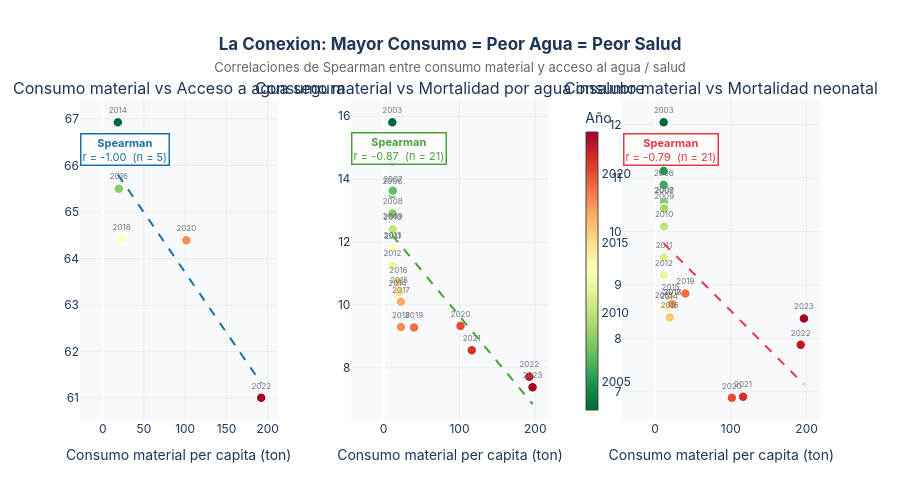

Notebook code cell kept with this figure:
### Markdown cell above
---
## Parte III — La Conexión: Consumo vs Agua vs Salud

Aquí está el corazón del análisis: las **correlaciones de Spearman** revelan que el crecimiento del consumo material no solo no mejora el acceso al agua — activamente lo deteriora, y ese deterioro tiene consecuencias en salud.

Las tres correlaciones más fuertes del sistema:
- **Consumo material ↔ Agua potable segura: r = −1.00** (5 puntos compartidos)
- **Consumo material ↔ Mortalidad por agua insalubre: r = −0.97** (21 puntos)
- **Consumo material ↔ Mortalidad neonatal: r = −0.92** (21 puntos)

### Code cell
# ══════════════════════════════════════════════════════════════════════════════
# FIGURA 4 — Scatter plots: Consumo material vs indicadores de agua y salud
# ══════════════════════════════════════════════════════════════════════════════

cmat  = get_serie('12.2.2.B')  # consumo material per capita
agua  = get_serie('6.1.1.A')   # agua potable segura
wash  = get_serie('3.9.2A')    # mortalidad por agua insalubre
neon  = get_serie('3.2.2')     # mortalidad neonatal
fertil = get_serie('12N.2.1')  # fertilizantes

def merge_indicadores(ind_a, ind_b):
    """Merge dos indicadores por periodo para scatter plot."""
    a = ind_a[['periodo','valor']].rename(columns={'valor':'x'})
    b = ind_b[['periodo','valor']].rename(columns={'valor':'y'})
    merged = a.merge(b, on='periodo')
    return merged

# Calcular correlación de Spearman para cada par
from scipy.stats import spearmanr

def corr_label(df_m):
    if len(df_m) < 3:
        return 'n/a'
    r, p = spearmanr(df_m['x'], df_m['y'])
    return 'r={:.2f} (n={})'.format(r, len(df_m))

fig_scatter = make_subplots(
    rows=1, cols=3,
    subplot_titles=[
        'Consumo material vs Acceso a agua segura',
        'Consumo material vs Mortalidad por agua insalubre',
        'Consumo material vs Mortalidad neonatal'
    ],
    horizontal_spacing=0.10
)

pares_scatter = [
    (cmat, agua,  'Agua potable segura (%)',       C_AGUA,    1),
    (cmat, wash,  'Mortalidad WASH (por 100k)',    C_SALUD,   2),
    (cmat, neon,  'Mortalidad neonatal (por 1k)',  C_ALERTA,  3),
]

for ind_a, ind_b, ylabel, color, col in pares_scatter:
    m = merge_indicadores(ind_a, ind_b)
    if len(m) == 0:
        continue
    r_val, p_val = spearmanr(m['x'], m['y']) if len(m) >= 3 else (0, 1)
    label_r = 'r = {:.2f}  (n = {})'.format(r_val, len(m))

    # Color de puntos por año
    fig_scatter.add_trace(go.Scatter(
        x=m['x'], y=m['y'],
        mode='markers+text',
        text=m['periodo'].astype(str),
        textposition='top center',
        textfont=dict(size=8, color='#6C757D'),
        marker=dict(
            size=10,
            color=m['periodo'],
            colorscale='RdYlGn_r',
            showscale=(col == 2),
            colorbar=dict(title='Año', x=0.67, thickness=12) if col == 2 else None,
            line=dict(width=1.5, color='white')
        ),
        name=ylabel,
        hovertemplate='<b>%{text}</b><br>Consumo: <b>%{x:.1f}</b> ton<br>'
                      + ylabel + ': <b>%{y:.2f}</b><extra></extra>',
        showlegend=False
    ), row=1, col=col)

    # Línea de tendencia
    if len(m) >= 3:
        coeffs = np.polyfit(m['x'], m['y'], 1)
        x_line = np.linspace(m['x'].min(), m['x'].max(), 50)
        y_line = np.polyval(coeffs, x_line)
        fig_scatter.add_trace(go.Scatter(
            x=x_line, y=y_line,
            mode='lines', line=dict(color=color, width=2, dash='dash'),
            showlegend=False, hoverinfo='skip'
        ), row=1, col=col)

    # Anotación con r
    fig_scatter.add_annotation(
        xref='x' + str(col) if col > 1 else 'x',
        yref='y' + str(col) if col > 1 else 'y',
        x=m['x'].min() + (m['x'].max() - m['x'].min()) * 0.05,
        y=m['y'].max() - (m['y'].max() - m['y'].min()) * 0.1,
        text='<b>Spearman</b><br>' + label_r,
        showarrow=False,
        font=dict(size=11, color=color),
        bgcolor='rgba(255,255,255,0.9)', bordercolor=color, borderwidth=1.5,
        row=1, col=col
    )

fig_scatter.update_xaxes(title_text='Consumo material per capita (ton)', showgrid=True, gridcolor='#E9ECEF')
fig_scatter.update_yaxes(showgrid=True, gridcolor='#E9ECEF')

fig_scatter.update_layout(
    title=dict(
        text='<b>La Conexion: Mayor Consumo = Peor Agua = Peor Salud</b><br>'
             '<span style="font-size:13px;color:#666;font-weight:normal">'
             'Correlaciones de Spearman entre consumo material y acceso al agua / salud</span>',
        x=0.5, xanchor='center'
    ),
    height=480, plot_bgcolor=C_FONDO, paper_bgcolor='white',
    font=dict(family='Inter, Arial, sans-serif', color=C_LINEA),
    margin=dict(t=100, b=60)
)
fig_scatter.show()

### Figure 1 — Plotly figure (JSON) as saved in the notebook; plotly's stock layout.template omitted (floating-point values rounded to 4 significant figures)
{"data": [{"hovertemplate": "<b>%{text}</b><br>Consumo: <b>%{x:.1f}</b> ton<br>Agua potable segura (%): <b>%{y:.2f}</b><extra></extra>", "marker": {"color": [2014, 2016, 2018, 2020, 2022], "colorscale": [[0.0, "rgb(0,104,55)"], [0.1, "rgb(26,152,80)"], [0.2, "rgb(102,189,99)"], [0.3, "rgb(166,217,106)"], [0.4, "rgb(217,239,139)"], [0.5, "rgb(255,255,191)"], [0.6, "rgb(254,224,139)"], [0.7, "rgb(253,174,97)"], [0.8, "rgb(244,109,67)"], [0.9, "rgb(215,48,39)"], [1.0, "rgb(165,0,38)"]], "line": {"color": "white", "width": 1.5}, "showscale": false, "size": 10}, "mode": "markers+text", "name": "Agua potable segura (%)", "showlegend": false, "text": ["2014", "2016", "2018", "2020", "2022"], "textfont": {"color": "#6C757D", "size": 8}, "textposition": "top center", "type": "scatter", "x": [18.35, 19.5, 22.94, 101.4, 192.2], "xaxis": "x", "y": [66.93, 65.5, 64.42, 64.39, 61.01], "yaxis": "y"}, {"hoverinfo": "skip", "line": {"color": "#1D6FA4", "dash": "dash", "width": 2}, "mode": "lines", "showlegend": false, "type": "scatter", "x": [18.35, 21.89, 25.44, 28.99, 32.54, 36.08, 39.63, 43.18, 46.73, 50.28, 53.82, 57.37, 60.92, 64.47, 68.01, 71.56, 75.11, 78.66, 82.21, 85.75, 89.3, 92.85, 96.4, 99.94, 103.5, 107.0, 110.6, 114.1, 117.7, 121.2, 124.8, 128.3, 131.9, 135.4, 139.0, 142.5, 146.1, 149.6, 153.2, 156.7, 160.3, 163.8, 167.4, 170.9, 174.4, 178.0, 181.5, 185.1, 188.6, 192.2], "xaxis": "x", "y": [65.81, 65.71, 65.62, 65.53, 65.44, 65.35, 65.26, 65.17, 65.07, 64.98, 64.89, 64.8, 64.71, 64.62, 64.53, 64.43, 64.34, 64.25, 64.16, 64.07, 63.98, 63.88, 63.79, 63.7, 63.61, 63.52, 63.43, 63.34, 63.24, 63.15, 63.06, 62.97, 62.88, 62.79, 62.7, 62.6, 62.51, 62.42, 62.33, 62.24, 62.15, 62.06, 61.96, 61.87, 61.78, 61.69, 61.6, 61.51, 61.41, 61.32], "yaxis": "y"}, {"hovertemplate": "<b>%{text}</b><br>Consumo: <b>%{x:.1f}</b> ton<br>Mortalidad WASH (por 100k): <b>%{y:.2f}</b><extra></extra>", "marker": {"color": [2003, 2004, 2005, 2006, 2007, 2008, 2009, 2010, 2011, 2012, 2013, 2014, 2015, 2016, 2017, 2018, 2019, 2020, 2021, 2022, 2023], "colorbar": {"thickness": 12, "title": {"text": "Año"}, "x": 0.67}, "colorscale": [[0.0, "rgb(0,104,55)"], [0.1, "rgb(26,152,80)"], [0.2, "rgb(102,189,99)"], [0.3, "rgb(166,217,106)"], [0.4, "rgb(217,239,139)"], [0.5, "rgb(255,255,191)"], [0.6, "rgb(254,224,139)"], [0.7, "rgb(253,174,97)"], [0.8, "rgb(244,109,67)"], [0.9, "rgb(215,48,39)"], [1.0, "rgb(165,0,38)"]], "line": {"color": "white", "width": 1.5}, "showscale": true, "size": 10}, "mode": "markers+text", "name": "Mortalidad WASH (por 100k)", "showlegend": false, "text": ["2003", "2004", "2005", "2006", "2007", "2008", "2009", "2010", "2011", "2012", "2013", "2014", "2015", "2016", "2017", "2018", "2019", "2020", "2021", "2022", "2023"], "textfont": {"color": "#6C757D", "size": 8}, "textposition": "top center", "type": "scatter", "x": [11.48, 12.04, 11.47, 11.52, 12.12, 11.97, 12.15, 12.01, 11.82, 11.66, 11.83, 18.35, 20.49, 19.5, 22.86, 22.94, 40.14, 101.4, 116.2, 192.2, 196.4], "xaxis": "x2", "y": [15.81, 14.68, 14.57, 13.54, 13.63, 12.91, 12.43, 12.41, 11.81, 11.25, 11.82, 10.3, 10.42, 10.72, 10.1, 9.3, 9.28, 9.33, 8.56, 7.72, 7.38], "yaxis": "y2"}, {"hoverinfo": "skip", "line": {"color": "#4C9F38", "dash": "dash", "width": 2}, "mode": "lines", "showlegend": false, "type": "scatter", "x": [11.47, 15.25, 19.02, 22.8, 26.57, 30.34, 34.12, 37.89, 41.67, 45.44, 49.22, 52.99, 56.77, 60.54, 64.31, 68.09, 71.86, 75.64, 79.41, 83.19, 86.96, 90.74, 94.51, 98.28, 102.1, 105.8, 109.6, 113.4, 117.2, 120.9, 124.7, 128.5, 132.3, 136.0, 139.8, 143.6, 147.4, 151.1, 154.9, 158.7, 162.4, 166.2, 170.0, 173.8, 177.5, 181.3, 185.1, 188.9, 192.6, 196.4], "xaxis": "x2", "y": [12.22, 12.11, 12.0, 11.89, 11.78, 11.67, 11.56, 11.45, 11.34, 11.23, 11.12, 11.01, 10.9, 10.79, 10.68, 10.57, 10.46, 10.35, 10.24, 10.14, 10.03, 9.916, 9.807, 9.697, 9.588, 9.478, 9.369, 9.259, 9.15, 9.04, 8.931, 8.821, 8.712, 8.602, 8.493, 8.383, 8.274, 8.164, 8.055, 7.946, 7.836, 7.727, 7.617, 7.508, 7.398, 7.289, 7.179, 7.07, 6.96, 6.851], "yaxis": "y2"}, {"hovertemplate": "<b>%{text}</b><br>Consumo: <b>%{x:.1f}</b> ton<br>Mortalidad neonatal (por 1k): <b>%{y:.2f}</b><extra></extra>", "marker": {"color": [2003, 2004, 2005, 2006, 2007, 2008, 2009, 2010, 2011, 2012, 2013, 2014, 2015, 2016, 2017, 2018, 2019, 2020, 2021, 2022, 2023], "colorscale": [[0.0, "rgb(0,104,55)"], [0.1, "rgb(26,152,80)"], [0.2, "rgb(102,189,99)"], [0.3, "rgb(166,217,106)"], [0.4, "rgb(217,239,139)"], [0.5, "rgb(255,255,191)"], [0.6, "rgb(254,224,139)"], [0.7, "rgb(253,174,97)"], [0.8, "rgb(244,109,67)"], [0.9, "rgb(215,48,39)"], [1.0, "rgb(165,0,38)"]], "line": {"color": "white", "width": 1.5}, "showscale": false, "size": 10}, "mode": "markers+text", "name": "Mortalidad neonatal (por 1k)", "showlegend": false, "text": ["2003", "2004", "2005", "2006", "2007", "2008", "2009", "2010", "2011", "2012", "2013", "2014", "2015", "2016", "2017", "2018", "2019", "2020", "2021", "2022", "2023"], "textfont": {"color": "#6C757D", "size": 8}, "textposition": "top center", "type": "scatter", "x": [11.48, 12.04, 11.47, 11.52, 12.12, 11.97, 12.15, 12.01, 11.82, 11.66, 11.83, 18.35, 20.49, 19.5, 22.86, 22.94, 40.14, 101.4, 116.2, 192.2, 196.4], "xaxis": "x3", "y": [12.04, 11.42, 11.13, 10.87, 10.54, 10.54, 10.43, 10.09, 9.51, 9.18, 8.59, 8.57, 8.73, 8.39, 8.63, 8.64, 8.84, 6.89, 6.91, 7.88, 8.37], "yaxis": "y3"}, {"hoverinfo": "skip", "line": {"color": "#E63946", "dash": "dash", "width": 2}, "mode": "lines", "showlegend": false, "type": "scatter", "x": [11.47, 15.25, 19.02, 22.8, 26.57, 30.34, 34.12, 37.89, 41.67, 45.44, 49.22, 52.99, 56.77, 60.54, 64.31, 68.09, 71.86, 75.64, 79.41, 83.19, 86.96, 90.74, 94.51, 98.28, 102.1, 105.8, 109.6, 113.4, 117.2, 120.9, 124.7, 128.5, 132.3, 136.0, 139.8, 143.6, 147.4, 151.1, 154.9, 158.7, 162.4, 166.2, 170.0, 173.8, 177.5, 181.3, 185.1, 188.9, 192.6, 196.4], "xaxis": "x3", "y": [9.776, 9.723, 9.669, 9.615, 9.561, 9.508, 9.454, 9.4, 9.346, 9.292, 9.239, 9.185, 9.131, 9.077, 9.023, 8.97, 8.916, 8.862, 8.808, 8.755, 8.701, 8.647, 8.593, 8.539, 8.486, 8.432, 8.378, 8.324, 8.27, 8.217, 8.163, 8.109, 8.055, 8.002, 7.948, 7.894, 7.84, 7.786, 7.733, 7.679, 7.625, 7.571, 7.517, 7.464, 7.41, 7.356, 7.302, 7.248, 7.195, 7.141], "yaxis": "y3"}], "layout": {"annotations": [{"font": {"size": 16}, "showarrow": false, "text": "Consumo material vs Acceso a agua segura", "x": 0.1333, "xanchor": "center", "xref": "paper", "y": 1.0, "yanchor": "bottom", "yref": "paper"}, {"font": {"size": 16}, "showarrow": false, "text": "Consumo material vs Mortalidad por agua insalubre", "x": 0.5, "xanchor": "center", "xref": "paper", "y": 1.0, "yanchor": "bottom", "yref": "paper"}, {"font": {"size": 16}, "showarrow": false, "text": "Consumo material vs Mortalidad neonatal", "x": 0.8667, "xanchor": "center", "xref": "paper", "y": 1.0, "yanchor": "bottom", "yref": "paper"}, {"bgcolor": "rgba(255,255,255,0.9)", "bordercolor": "#1D6FA4", "borderwidth": 1.5, "font": {"color": "#1D6FA4", "size": 11}, "showarrow": false, "text": "<b>Spearman</b><br>r = -1.00  (n = 5)", "x": 27.04, "xref": "x", "y": 66.34, "yref": "y"}, {"bgcolor": "rgba(255,255,255,0.9)", "bordercolor": "#4C9F38", "borderwidth": 1.5, "font": {"color": "#4C9F38", "size": 11}, "showarrow": false, "text": "<b>Spearman</b><br>r = -0.87  (n = 21)", "x": 20.72, "xref": "x2", "y": 14.97, "yref": "y2"}, {"bgcolor": "rgba(255,255,255,0.9)", "bordercolor": "#E63946", "borderwidth": 1.5, "font": {"color": "#E63946", "size": 11}, "showarrow": false, "text": "<b>Spearman</b><br>r = -0.79  (n = 21)", "x": 20.72, "xref": "x3", "y": 11.52, "yref": "y3"}], "font": {"color": "#1D3557", "family": "Inter, Arial, sans-serif"}, "height": 480, "margin": {"b": 60, "t": 100}, "paper_bgcolor": "white", "plot_bgcolor": "#F8F9FA", "title": {"text": "<b>La Conexion: Mayor Consumo = Peor Agua = Peor Salud</b><br><span style=\"font-size:13px;color:#666;font-weight:normal\">Correlaciones de Spearman entre consumo material y acceso al agua / salud</span>", "x": 0.5, "xanchor": "center"}, "xaxis": {"anchor": "y", "domain": [0.0, 0.2667], "gridcolor": "#E9ECEF", "showgrid": true, "title": {"text": "Consumo material per capita (ton)"}}, "xaxis2": {"anchor": "y2", "domain": [0.3667, 0.6333], "gridcolor": "#E9ECEF", "showgrid": true, "title": {"text": "Consumo material per capita (ton)"}}, "xaxis3": {"anchor": "y3", "domain": [0.7333, 1.0], "gridcolor": "#E9ECEF", "showgrid": true, "title": {"text": "Consumo material per capita (ton)"}}, "yaxis": {"anchor": "x", "domain": [0.0, 1.0], "gridcolor": "#E9ECEF", "showgrid": true}, "yaxis2": {"anchor": "x2", "domain": [0.0, 1.0], "gridcolor": "#E9ECEF", "showgrid": true}, "yaxis3": {"anchor": "x3", "domain": [0.0, 1.0], "gridcolor": "#E9ECEF", "showgrid": true}}}
